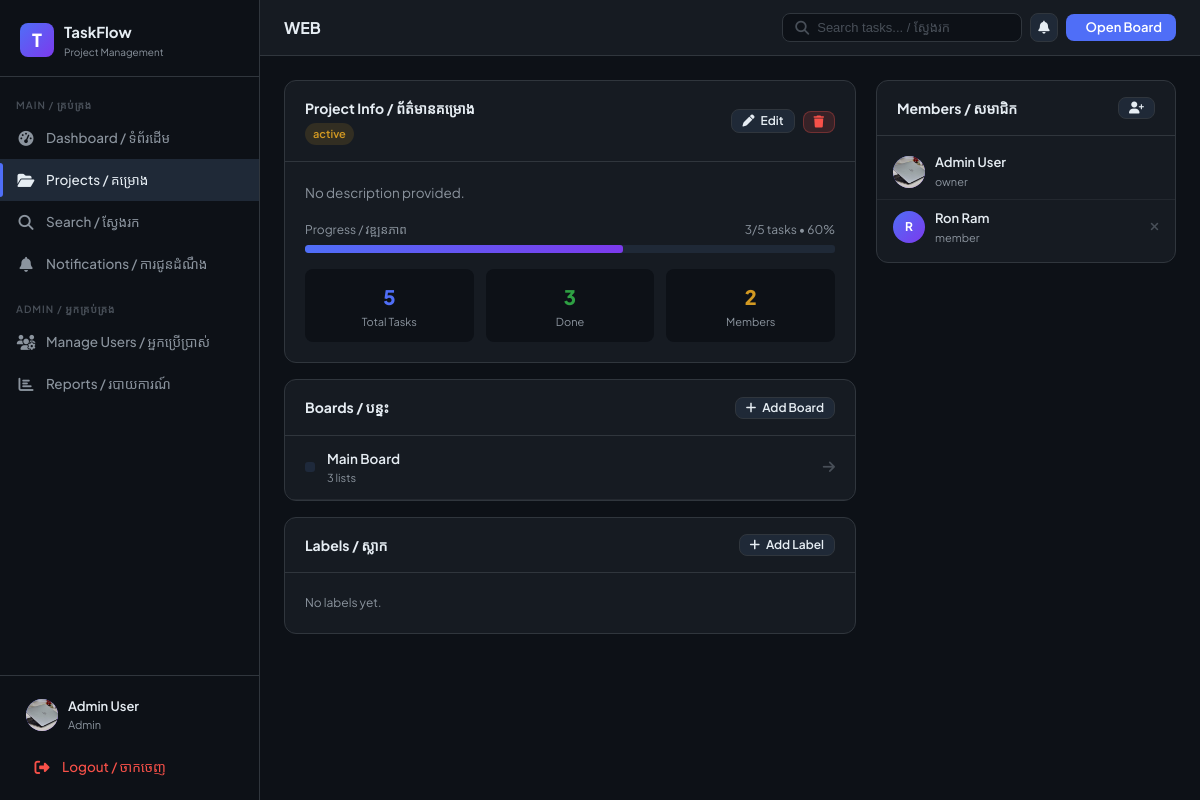
The app's page /projects/3/ (signed in), older data.
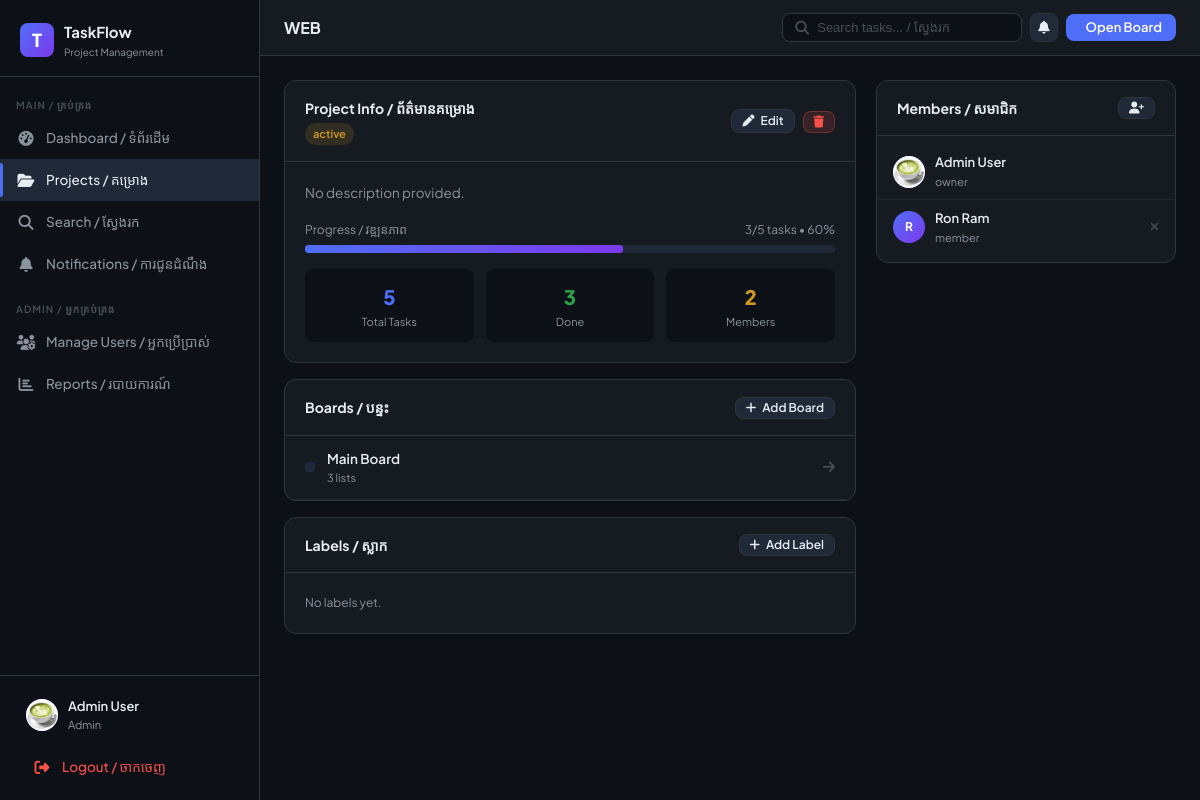
The same page, newer data.
### core/models.py (models this page shows, shortened)
class User(AbstractUser):
    ROLE_CHOICES = [('admin', 'Admin'), ('member', 'Member')]
    role = models.CharField(max_length=10, choices=ROLE_CHOICES, default='member')
    avatar = models.ImageField(upload_to='avatars/', blank=True, null=True)
    is_active = models.BooleanField(default=True)
    @property
    def is_admin(self):
        return self.role == 'admin'

class ProjectMember(models.Model):
    ROLE_CHOICES = [('owner', 'Owner'), ('admin', 'Admin'), ('member', 'Member')]
    project = models.ForeignKey(Project, on_delete=models.CASCADE, related_name='members')
    user = models.ForeignKey(User, on_delete=models.CASCADE, related_name='project_memberships')
    role = models.CharField(max_length=10, choices=ROLE_CHOICES, default='member')
    joined_at = models.DateTimeField(auto_now_add=True)
    class Meta:
        unique_together = ('project', 'user')

### core/views.py (the view)
# urls.py: path('projects/<int:project_id>/', views.project_detail, name='project_detail'),
@login_required
def project_detail(request, project_id):
    project = get_object_or_404(Project, id=project_id)
    can_access = (
        request.user.is_admin
        or project.owner == request.user
        or ProjectMember.objects.filter(project=project, user=request.user).exists()
    )
    if not can_access:
        messages.error(request, "Access denied")
        return redirect("projects")
    members = ProjectMember.objects.filter(project=project).select_related("user")
    boards = project.boards.all()
    member_user_ids = members.values_list("user_id", flat=True)
    all_users = User.objects.filter(is_active=True).exclude(id__in=member_user_ids)
    context = {
        "project": project,
        "members": members,
        "boards": boards,
        "all_users": all_users,
        "unread_count": request.user.notifications.filter(is_read=False).count(),
    }
    return render(request, "projects/detail.html", context)

### core/models.py (called while the page is built)
    @property
    def total_cards(self):
        return Card.objects.filter(list__board__project=self).count()

    @property
    def done_cards(self):
        return Card.objects.filter(list__board__project=self, status='done').count()

    @property
    def progress(self):
        total = self.total_cards
        return int((self.done_cards / total) * 100) if total > 0 else 0

### templates/projects/detail.html (shortened to what the changed rows need)
{% extends 'base.html' %}
{% block content %}
<div style="display:grid;grid-template-columns:1fr 300px;gap:20px;align-items:start">
  <div>
    <div class="card">
      <div class="card-body" style="padding:8px 0">
        {% for m in members %}
        <div style="display:flex;align-items:center;gap:10px;padding:8px 16px;{% if not forloop.last %}border-bottom:1px solid rgba(48,54,61,.5){% endif %}">
          <div class="user-avatar" style="width:32px;height:32px;font-size:12px">
            {% if m.user.avatar %}<img src="{{ m.user.avatar.url }}" alt="">
            {% else %}{{ m.user.username|first|upper }}{% endif %}
          </div>
          <div style="flex:1">
            <div style="font-size:13px;font-weight:600">{{ m.user.get_full_name|default:m.user.username }}</div>
            <div style="font-size:11px;color:var(--text-muted)">{{ m.role }}</div>
          </div>
        </div>
        {% endfor %}
      </div>
    </div>
  </div>
</div>
{% endblock %}

### templates/base.html (shortened to what this page needs)
{% load static %}
<!DOCTYPE html>
<html lang="km-en">
<head>
<link rel="stylesheet" href="{% static 'css/main.css' %}">
<link rel="stylesheet" href="https://cdnjs.cloudflare.com/ajax/libs/font-awesome/6.5.0/css/all.min.css">
</head>
<body>
<aside class="sidebar" id="sidebar">
  <div class="sidebar-logo">
    <div class="logo-icon">T</div>
    <div>
      <div class="logo-text">TaskFlow</div>
      <div class="logo-sub">Project Management</div>
    </div>
  </div>
  <nav class="sidebar-nav">
    <div class="nav-section">Main / គ្រប់គ្រង</div>
    <a href="{% url 'dashboard' %}" class="nav-link {% if request.resolver_match.url_name == 'dashboard' %}active{% endif %}">
      <span class="nav-icon"><i class="fa-solid fa-gauge-high"></i></span>
      Dashboard / ទំព័រដើម
    </a>
    <a href="{% url 'projects' %}" class="nav-link {% if 'project' in request.resolver_match.url_name %}active{% endif %}">
      <span class="nav-icon"><i class="fa-solid fa-folder-open"></i></span>
      Projects / គម្រោង
    </a>
    <a href="{% url 'search' %}" class="nav-link {% if request.resolver_match.url_name == 'search' %}active{% endif %}">
      <span class="nav-icon"><i class="fa-solid fa-magnifying-glass"></i></span>
      Search / ស្វែងរក
    </a>
    <a href="{% url 'notifications' %}" class="nav-link {% if request.resolver_match.url_name == 'notifications' %}active{% endif %}">
      <span class="nav-icon"><i class="fa-solid fa-bell"></i></span>
      Notifications / ការជូនដំណឹង
    </a>
    {% if user.is_admin %}
    <div class="nav-section" style="margin-top:8px">Admin / អ្នកគ្រប់គ្រង</div>
    <a href="{% url 'admin_users' %}" class="nav-link {% if request.resolver_match.url_name == 'admin_users' %}active{% endif %}">
      <span class="nav-icon"><i class="fa-solid fa-users-gear"></i></span>
      Manage Users / អ្នកប្រើប្រាស់
    </a>
    <a href="{% url 'admin_reports' %}" class="nav-link {% if request.resolver_match.url_name == 'admin_reports' %}active{% endif %}">
      <span class="nav-icon"><i class="fa-solid fa-chart-bar"></i></span>
      Reports / របាយការណ៍
    </a>
    {% endif %}
  </nav>
  <div class="sidebar-footer">
    <a href="{% url 'profile' %}" class="user-card">
      <div class="user-avatar">
        {% if user.avatar %}<img src="{{ user.avatar.url }}" alt="">
        {% else %}{{ user.username|first|upper }}{% endif %}
      </div>
      <div class="user-info">
        <div class="user-name">{{ user.get_full_name|default:user.username }}</div>
        <div class="user-role">{{ user.role }}</div>
      </div>
    </a>
    <a href="{% url 'logout' %}" class="nav-link" style="margin-top:4px; color: var(--red)">
      <span class="nav-icon"><i class="fa-solid fa-right-from-bracket"></i></span>
      Logout / ចាកចេញ
    </a>
  </div>
</aside>
<div class="main-content">
  <div class="topbar">
    <div class="topbar-title">{% block page_title %}{% endblock %}</div>
    <div class="topbar-actions">
      <form action="{% url 'search' %}" method="get" class="search-bar">
        <i class="fa-solid fa-magnifying-glass" style="color:var(--text-faint)"></i>
        <input type="text" name="q" placeholder="Search tasks... / ស្វែងរក" value="{{ request.GET.q }}">
      </form>
      <a href="{% url 'notifications' %}" class="btn btn-icon btn-secondary" style="position:relative">
        <i class="fa-solid fa-bell"></i>
      </a>
      {% block topbar_extra %}{% endblock %}
    </div>
  </div>
  <div class="page-content">
    {% block content %}{% endblock %}
  </div>
</div>
</body>
</html>

Row changes from the older to the newer data that the page shows:
changed User "Admin User": avatar: a different picture
changed through a linked row, ProjectMember "owner": user.avatar: a different picture
